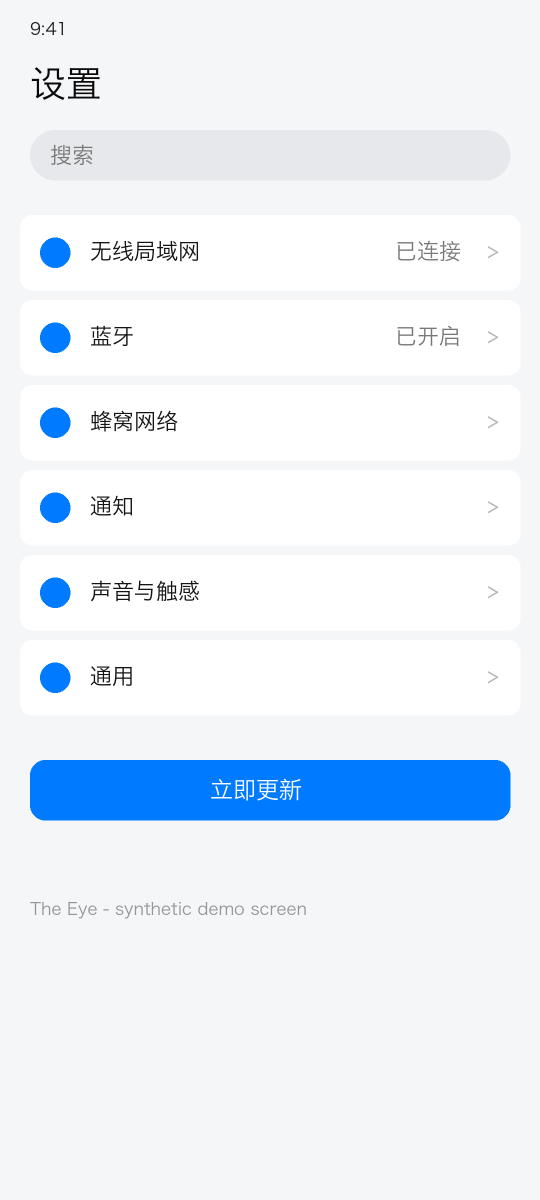
#> input picture docs/assets/eye-demo.png, 1080 x 2400 px (shown at 1/2 size); its folder holds only this picture in this run
$ python bench_vision.py
#> lines starting #> are read from the running program, lines starting #| are printed output that depends on the picture
#!/usr/bin/env python3
"""Benchmark The Eye's OCR pipelines on the synthetic and real screenshots.

Compares the pre-2026-11-11 one-shot RapidOCR call ("legacy") with the
two-stage detect-on-downscaled / recognize-on-native-crops pipeline, and
prints a Markdown table (plus JSON with ``--json``).

Examples::

    .venv/bin/python tools/bench_vision.py
    .venv/bin/python tools/bench_vision.py --repeat 5 --det-max 768
    .venv/bin/python tools/bench_vision.py --images runs/service-real/*.png --json
"""
from __future__ import annotations

import argparse
import json
import statistics
import time
from pathlib import Path

import numpy as np
from PIL import Image

from phone_console.vision.ocr import create_engine

REPO = Path(__file__).resolve().parents[1]
DEFAULT_IMAGES = [REPO / "docs" / "assets" / "eye-demo.png"] + sorted(
    (REPO / "runs" / "service-real").glob("find-*.png")
)[:6]


def load(path: Path) -> np.ndarray:
    with Image.open(path) as image:
#> image is the input picture: PIL image 1080x2400 RGB; mean R, G, B 233.9, 240.7, 248.7
        return np.asarray(image.convert("RGB"))[:, :, ::-1].copy()
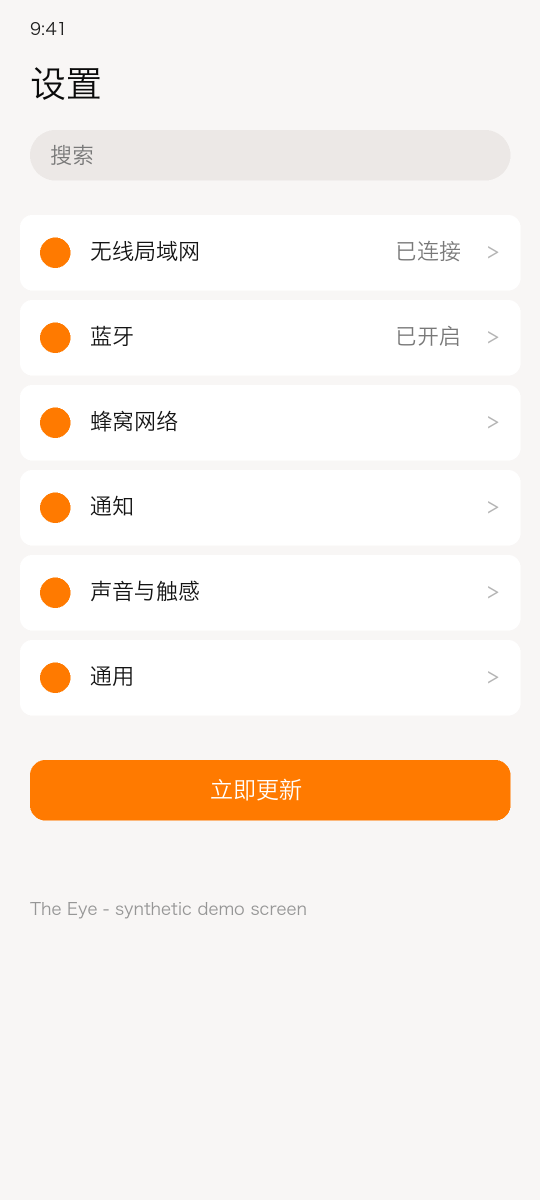
#> returned value: shape (2400, 1080, 3) (shown at 1/2 size); mean of channels 0, 1, 2 248.7, 240.7, 233.9; drawn as R, G, B


def timed(fn, repeat: int) -> list[float]:
    fn()  # warmup: model load / first inference
    samples: list[float] = []
    for _ in range(repeat):
        started = time.perf_counter()
        fn()
        samples.append((time.perf_counter() - started) * 1000.0)
    return samples


def legacy_engine():
    from rapidocr_onnxruntime import RapidOCR

    return RapidOCR(use_cls=False, intra_op_num_threads=4)


def main(argv: list[str] | None = None) -> int:
    parser = argparse.ArgumentParser(description=__doc__)
    parser.add_argument(
        "--images",
        nargs="*",
        type=Path,
        default=DEFAULT_IMAGES,
        help="screenshots to benchmark (default: demo + real service shots)",
    )
    parser.add_argument("--repeat", type=int, default=3)
    parser.add_argument("--det-max", type=int, default=1024)
    parser.add_argument("--json", action="store_true")
    args = parser.parse_args(argv)

    paths = [path for path in args.images if path.is_file()]
    if not paths:
        parser.error("no images found")
    images = [(path, load(path)) for path in paths]
#> images = 1 item

    legacy = legacy_engine()
    fast = create_engine(det_max_side=args.det_max)
    fast.warmup()
    cached = create_engine(det_max_side=args.det_max)
    cached.warmup()

    rows = []
    legacy_total, fast_total, cached_total = [], [], []
    for path, image in images:
        legacy_ms = statistics.median(timed(lambda: legacy(image), args.repeat))

        def cold():
            fast.clear_cache()
            fast.recognize(image)

        fast_ms = statistics.median(timed(cold, args.repeat))
        cached.clear_cache()
        cached.recognize(image)  # populate the frame cache
        cached_ms = statistics.median(timed(lambda: cached.recognize(image), args.repeat))

        rows.append(
            {
                "image": str(path.relative_to(REPO))
                if path.is_relative_to(REPO)
                else str(path),
                "size": [image.shape[1], image.shape[0]],
                "legacy_ms": round(legacy_ms, 1),
                "two_stage_ms": round(fast_ms, 1),
                "cached_ms": round(cached_ms, 2),
                "speedup": round(legacy_ms / fast_ms, 2),
                "items": len(fast.recognize(image)),
            }
        )
        legacy_total.append(legacy_ms)
        fast_total.append(fast_ms)
        cached_total.append(cached_ms)

    summary = {
        "det_max": args.det_max,
        "repeat": args.repeat,
        "legacy_ms": round(statistics.mean(legacy_total), 1),
        "two_stage_ms": round(statistics.mean(fast_total), 1),
        "cached_ms": round(statistics.mean(cached_total), 2),
        "speedup": round(
            statistics.mean(legacy_total) / statistics.mean(fast_total), 2
        ),
        "images": rows,
    }
    if args.json:
        print(json.dumps(summary, ensure_ascii=False, indent=2))
        return 0

    print("| image | size | legacy ms | two-stage ms | cached ms | speedup | boxes |")
    print("|---|---|---|---|---|---|---|")
    for row in rows:
        width, height = row["size"]
        print(
            f"| {row['image']} | {width}x{height} | {row['legacy_ms']} "
            f"| {row['two_stage_ms']} | {row['cached_ms']} | "
            f"x{row['speedup']} | {row['items']} |"
        )
    print(
        f"\nmean: legacy {summary['legacy_ms']} ms -> two-stage "
        f"{summary['two_stage_ms']} ms (x{summary['speedup']}), cached "
        f"{summary['cached_ms']} ms; det_max={args.det_max}"
    )
    return 0


if __name__ == "__main__":
#> (the run stopped early here; a loop or call above may not have finished)
